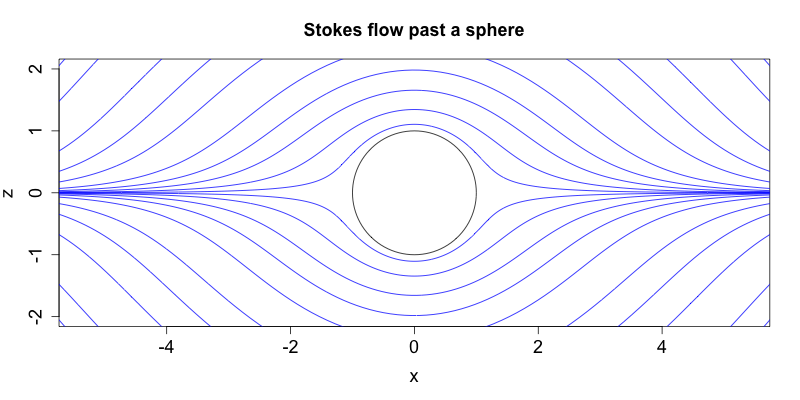

Here is the R script that generated this plot:
# Stokes flow past a sphere
# 
# Simple R script to plot fluid streamlines in a plane around a sphere in uniform stokes flow.
# 
# 
# Reference:
# MIT OpenCourseware: http://web.mit.edu/fluids-modules/www/low_speed_flows/2-5Stokes.pdf

rm(list=ls()) # clear all existing labels

# If the following packages are missing, then call 
# install.packages('deSolve') or install.packages('plotrix') to install.
library(deSolve)
library(plotrix)


# Helper function to convert cartesian coordinates to polar
toPolarCoord <- function(x, y, z) {
	r <- sqrt(x^2 + y^2 + z^2)
	theta <- atan2(sqrt(y^2+z^2), x)
	return(c(r = r, theta = theta))
}

# Helper function to convert polar coordinates to cartesian
toCartesianCoord <- function(r, theta) {
	x <- r*cos(theta)
	y <- 0 # we're just plotting in the plane y = 0
	z <- r*sin(theta)
	return(c(x = x, y = y, z = z))
}


# Flow field ('U' is the flow velocity magnitude and 'a' is the radius of the sphere)
flowPastSphere <- function(t, state, parameters) {
	with(as.list(c(state, parameters)), {
		uR <- U*cos(theta)*(1 - 3*a/(2*r) + a^3/(2*r^3))
		uTheta <- -U*sin(theta)*(1 - 3*a/(4*r) - a^3/(4*r^3))
		return(list(c(uR, uTheta)))	
	})
}

# Parameters: Uniform flow magnitude (U) and sphere radius (a):
parameters <- c(U = -1, a = 1)

z0 <- c(0.0005, 0.002, 0.005, 0.01, 0.02, 0.05, 0.1, 0.2, 0.5, 0.8, 1, 1.5) # list of z locations to start plotting the streamlines

# Save plot to an image:
png('flowPastSphere.png', width=800, height=400) 

# Initialize the plot
plot(NA, xlab='x', ylab='z', main='Stokes flow past a sphere', xlim=c(-5, 5), ylim=c(-2, 2), asp=1, cex.lab=1.5, cex.axis=1.5, cex.main=1.5, cex.sub=1.5)

# Loop through the initial 'z' positions of the streamlines and calculate the trajectories
for( zp in z0 ) {
	
	# Initial condition (r0, theta0) of the starting particle
	# Note, we are only looking at y = 0 plane
	state <- toPolarCoord(7, 0, zp)

	# Integration time
	times <- seq(0, 10/sqrt(zp), by = 0.1)

	# Solved coupled ODE to calculate the trajectory
	out <- ode(y = state, times = times, func = flowPastSphere, parms = parameters)
	
	len <- length(out[,1]) # length of first column (time)
	x <- vector(mode='numeric', length=len)
	z <- vector(mode='numeric', length=len)
	for(timeIndex in 1:len) {
		coord <- toCartesianCoord(out[timeIndex,'r'], out[timeIndex,'theta'])
		x[[timeIndex]] <- coord[1]
		z[[timeIndex]] <- coord[3]
	}
	
	lines(x, z, col='blue')	
	lines(x, -z, col='blue') # streamlines are symmetric about the z = 0 plane	
}
draw.circle(0, 0, 1) # draw the sphere
dev.off()
